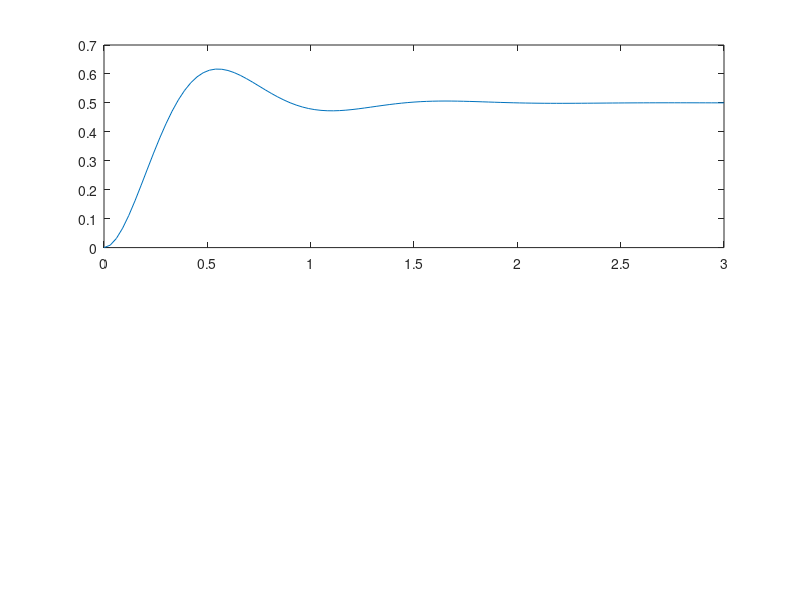

Reproduce this figure in MATLAB. (Note: this script raises an error after producing the figure.)
%{
Author(s): Graeme Appel and Ethan Andrews with collaborations and derivations by: Owen Storer and Nathan Brasier

Project: Dynamics Lab -- Lab 3 -- Rotary Control Arm

Creation Date: 4/1/25

Last Updated: 4/8/25

Inputs:

K_g --> Gear Ratio --> proportional constant relating angular velocity of the motor to the output shaft
K_m -->  Motor Constant --> Proportionality constant between current input to motor and torque it produces
J  --> Moment of Inertia About the shaft --> combination of hub inertia and inertia due to added load
K_ptheta -->  Proportionality constant for Proportional component of error in PD controller
K_Dtheta --> Proportionality Constant for Derivative component of error in PD controller
R_m --> Output Motor Resistance
theta_L  --> Theta Actual --> current angular position of control arm
theta_D  --> Theta desired --> desired angular position of control arm
s  --> Laplace Transform variable for characteristic equation
   
Outputs: 
   
Purpose: 

%}

%% Housekeeping
clc
clear
close all

%% Rigid Dynamics

%% Define Necessary Variables

K_g =  33.3; % unitless
K_m = 0.0401; % unitless
R_m = 19.2; % in [Ohms] 
J_hub = 0.0005; % in [Kgm^2]
J_extra = 0.2*0.2794^2; % in [Kgm^2]
J_load = 0.0015; % in [Kgm^2]
J_total = J_hub + J_extra + J_load; % in [Kgm^2]

K_ptheta = [10, 20, 5, 10, 10, 10]; % Vector of K1-Proportional constants for Sets 1-6
K_Dtheta = [0, 0, 0, 1 , -1, -0.5]; % Vector of K3-Derivative constants for Sets 1-6

numsets = 6;

theta_D = 0.5; % in [rads]

% Equation 17 Definition for reference
% [Eqn 17] -> theta_L/theta_D = ((K_ptheta*K_g*K_m)/(J*R_m))/((s^2)+((K_g^2*K_m^2)/(J*R_m)+(K_Dtheta*K_g*K_m)/(J*R_m))*(s) + (K_ptheta*K_g*K_m)/(J*R_m))) 

% Note that lsim uses a specific vector/range for time values you want to evaulate
% Additionally, apart from the sysTF input, there is a u vector input of the same length as the t
% vector which 

% Initialize time vector
t_min = 0;
t_increment = 0.02;
t_final = 10;
t_vec = t_min:t_increment:t_final; % Note this is at random values for the time being

% u input for a closed loop system is vector of desired theta values (input) with same length as
% time vector

% for an open loop system, our u input is our voltage input
% Initialize a vector of u for a desired reference theta of 0.5 radians with same length as t_vec
% and same number of columns as sysTF

u_vec = theta_D*ones(length(t_vec), 1);

%% Defining Coefficients for Transfer Function System

% Create Loop to loop through and plot each set of gains 

for i = 1:numsets

% Define numerator and denominator coefficients to input into Transfer function sysetem for each gain case

n1 = (K_ptheta(i)*K_g*K_m)/(J_total*R_m); % Numerator Coefficient
d2 = 1; % Coefficient for s^2
d1 = ((K_g^2*K_m^2)/(J_total*R_m)+(K_Dtheta(i)*K_g*K_m)/(J_total*R_m)); % Coefficient for s
d0 = (K_ptheta(i)*K_g*K_m)/(J_total*R_m); % coefficient for s^0 i.e 1

 %% Closed Loop System Definition

num = n1; % coefficient numerator to be input into transfer function system
den = [d2 d1 d0]; % coefficients for orders of s in denominator to be input into transfer function system
sysTF = tf(num,den); % System Defintion with numerator and denominator coefficients


%% Step Response

% Exploring Base results with step function

[x,t] = step(sysTF); % Behind the scenes, step function multiplies by 1/s (i.e t in laplace transform)
                     % Steps through system defined with unit step of 1 radian --> later we will need to convert to a 0.5 unit step by multiplying x by 0.5
x = theta_D*x; % convert to unit step of 0.5 radians


% Plot Output Step values versus time
figure();
subplot(2,1,1)
plot(t,x);
yline(0.5)
title("Rotary Arm Step Response (Step) Set ",i)
xlabel("Time in [s]")
xlim([0 10])
ylabel("Actual Output/Theta Value in [Rads]")

% Lsim Plots
vec_lsim = lsim(sysTF, u_vec, t_vec);

subplot(2,1,2)
plot(t_vec, vec_lsim)
yline(0.5)
title("Rotary Arm Step Response (lsim) Set ",i)
xlabel("Time in [s]")
xlim([0 10])
ylabel("Actual Output/Theta Value in [Rads]")

end

%% Exploring lsim function
% Note that lsim uses a specific vector/range for time values you want to evaulate
% Additionally, apart from the sysTF input, there is a u vector input of the same length as the t
% vector which 

% Initialize time vector
%t_min = 0;
%t_increment = 0.02;
%t_final = 10;
%t_vec = t_min:t_increment:t_final; % Note this is at random values for the time being

% u input for a closed loop system is vector of desired theta values (input) with same length as
% time vector

% for an open loop system, our u input is our voltage input
% Initialize a vector of u for a desired reference theta of 0.5 radians with same length as t_vec
% and same number of columns as sysTF

%u_vec = theta_D*ones(length(t_vec), 1);

%vec_lsim = lsim(sysTF, u_vec, t_vec);

%figure();
%plot(t_vec, vec_lsim)